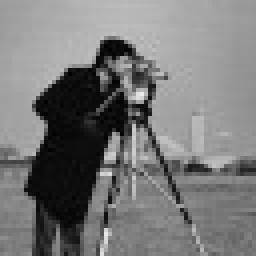
%> input picture cameraman.jpg, 64 x 64 px (shown 4 times larger)
$ octave checkerboard.m   (GNU Octave 9; MATLAB toolbox functions it lacks are replaced by stand-ins)
%> lines starting %> are read from the running program, lines starting %| are printed output that depends on the picture; in (x1, y1, x2, y2) boxes, pixels count from 0 and x2, y2 are one past the last pixel; in counts of white or black regions, pixels touching at a corner belong together; the program's own positions count from 1
clear all; close all; clc;

% Canonical bases generator
function e = canonical(n)
	N=5;
	M=10;
	e = zeros(N,M);
	e(mod(n,N)+1, int8(n/N)+1) = 1;
endfunction

% Haar bases in 1D
function h1D = haar1D(n, SIZE)
	if((floor(log(SIZE)/log(2))) != (log(SIZE)/log(2)))
		disp("Haar defined only for dataset of power of 2");
		h1D = 0;
		return;
	endif

	if(n>=SIZE || n<0)
		disp("Invalid Haar Index");
		h1D = 0;
		return;
	endif

	if(n==0)
		h1D = ones(1,SIZE);
		return;
	endif

	p= floor(log(n)/log(2));
	p2 = int64(power(2,p));
	k = SIZE/p2;
	s = (n-p2)*k;

	h = zeros(1,SIZE);
	h(int64(s)+1:int64(s+k/2)+1)=1;
	h(int64(s+k/2)+1:int64(s+k))=-1;
	h1D = h;
endfunction

% Haar bases in 2D
function h2D = haar2D(n, SIZE)
       	hr = haar1D(mod(n,SIZE),SIZE);
	hv = haar1D(floor(n/SIZE),SIZE);
 	h = hv'*hr;
	h = h./sqrt(sum(sum(h.*h)));
	h2D = h';
endfunction

% Function to ascertain the orthogonality of the Haar bases
function orthogonality
	for ii = 0:63
		for jj = 0:63
			r = sum(sum(haar2D(ii,8).*haar2D(jj,8)));
			if(abs(r)!=0)
				string1 = sprintf("%d x %d = %f",ii,jj,r);
				disp(string1)
			end
		end
	end
end


% The checkerboard image signal generator
SIZE = 4;
img = zeros(SIZE,SIZE);

for ii = 1:SIZE
	for jj = 1:SIZE
		if(xor(mod(ii,2)==0, mod(jj,2)==0))
			img(ii,jj)=255;
		endif
		endfor
		endfor

% Load the cameraman.jpg image file
cmanPre = imread('cameraman.jpg');
%> cmanPre is the input picture: size 64x64 uint8; min 0, max 237, mean 120.5
cman = double(cmanPre);

% Losing half of the original image file during transmission
cman1 = reshape(cman,1,[]);
%> cman1 = 4096 values, max 237 at index 2264, min 0 at index 1107, mean 120.5
txImage = reshape(cman,1,[]);
%> txImage has the same summary as cman1
txImage(int64(length(txImage)/2):length(txImage))=0;

% Receiving the transmitted signal with half the information lost
rxImage = reshape(txImage,64,64);
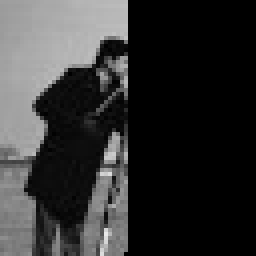
%> rxImage: size 64x64 double (shown 4 times larger); min 0, max 232, mean 49.9

% Change of Bases for signal transmission
txImage1 = zeros(1,64*64);
for ii = 1:64*64
	txImage1(ii)=sum(sum(cman.*haar2D(ii-1,64)));
end
%> after the loop, txImage1 = 4096 values, max 7712.8 at index 1, min -1318.5 at index 65, mean 3.01

% Receiving the transmitted image signal
rxImage1 = zeros(64,64);
for ii = 1:64*64
	rxImage1 += txImage1(ii)*haar2D(ii-1,64);
end
%> this loop made 4096 passes
%> pass 2, `rxImage1 += txImage1(ii)*haar2D(ii-1,64);`:
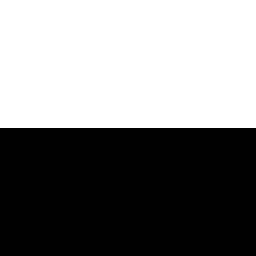
%> rxImage1: size 64x64 double (shown 4 times larger); values 102.8 (black) and 138.2 (white), 50% white; 1 white region, box (x1, y1, x2, y2) and area: (0, 0, 64, 32) 2048
%> pass 3, `rxImage1 += txImage1(ii)*haar2D(ii-1,64);`:
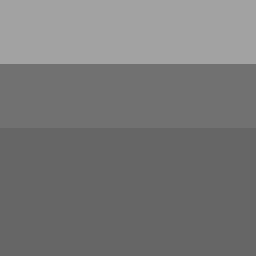
%> rxImage1: size 64x64 double (shown 4 times larger); min 102.8, max 162.7, mean 120.5

% Losing the second half of the encoded signal
lossyTx1 = txImage1;
%> lossyTx1 has the same summary as txImage1
lossyTx1(length(lossyTx1)/2:length(lossyTx1))=0;
rxImage2 = zeros(64,64);
for ii = 1:64*64
	rxImage2 += lossyTx1(ii)*haar2D(ii-1,64);
end
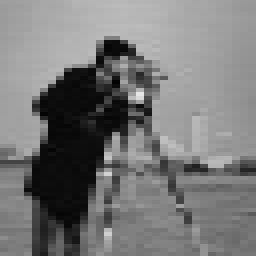
%> rxImage2: size 64x64 double (shown 4 times larger); min 4, max 230.5, mean 120.5

% Losing the first half of the encoded signal
lossyTx2 = txImage1;
%> lossyTx2 has the same summary as txImage1
lossyTx2(1:length(lossyTx2)/2)=0;
rxImage3 = zeros(64,64);
for ii = 1:64*64
	rxImage3 += lossyTx2(ii)*haar2D(ii-1,64);
end
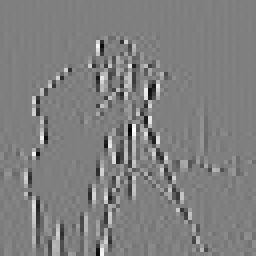
%> rxImage3: size 64x64 double (shown 4 times larger); min -82, max 82, mean 0; drawn with min black and max white
